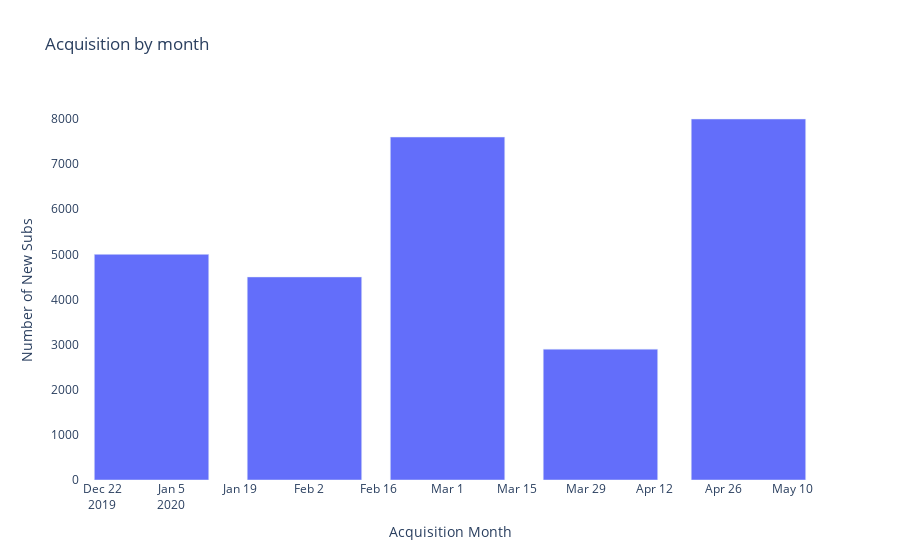

The notebook cell this image was saved under:
### Code cell
data_bar=df.groupby(['acquisition_month']).count().reset_index()
fig = px.bar(data_bar, x="acquisition_month", y="customer_id", 
             title="Acquisition by month", 
                labels={
                     "customer_id": "Number of New Subs",
                     "acquisition_month": "Acquisition Month",
                     "sex":"Gender"
                 })

fig.update_layout({
        'plot_bgcolor': 'rgba(0, 0, 0, 0)',
        'paper_bgcolor': 'rgba(0, 0, 0, 0)',
})


fig.show()

### Figure 1 — Plotly figure (JSON) as saved in the notebook; plotly's stock layout.template omitted (floating-point values rounded to 4 significant figures)
{"data": [{"alignmentgroup": "True", "hovertemplate": "Acquisition Month=%{x}<br>Number of New Subs=%{y}<extra></extra>", "legendgroup": "", "marker": {"color": "#636efa", "pattern": {"shape": ""}}, "name": "", "offsetgroup": "", "orientation": "v", "showlegend": false, "textposition": "auto", "type": "bar", "x": ["2020-01-01T00:00:00", "2020-02-01T00:00:00", "2020-03-01T00:00:00", "2020-04-01T00:00:00", "2020-05-01T00:00:00"], "xaxis": "x", "y": [5000, 4500, 7600, 2900, 8000], "yaxis": "y"}], "layout": {"barmode": "relative", "legend": {"tracegroupgap": 0}, "paper_bgcolor": "rgba(0, 0, 0, 0)", "plot_bgcolor": "rgba(0, 0, 0, 0)", "title": {"text": "Acquisition by month"}, "xaxis": {"anchor": "y", "domain": [0, 1], "title": {"text": "Acquisition Month"}}, "yaxis": {"anchor": "x", "domain": [0, 1], "title": {"text": "Number of New Subs"}}}}
